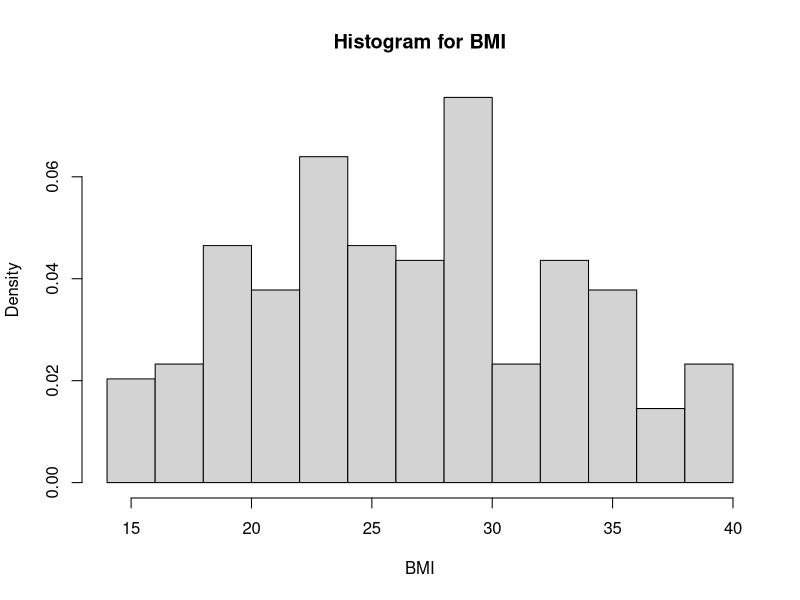
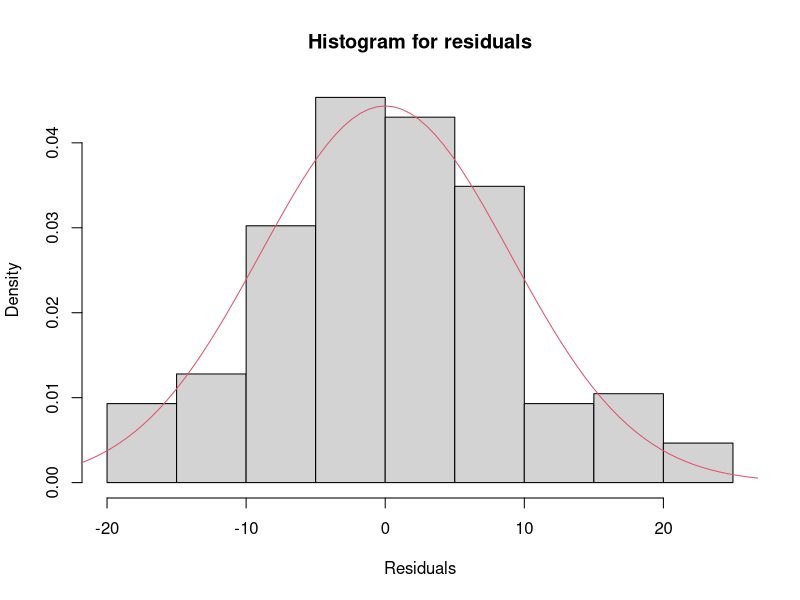
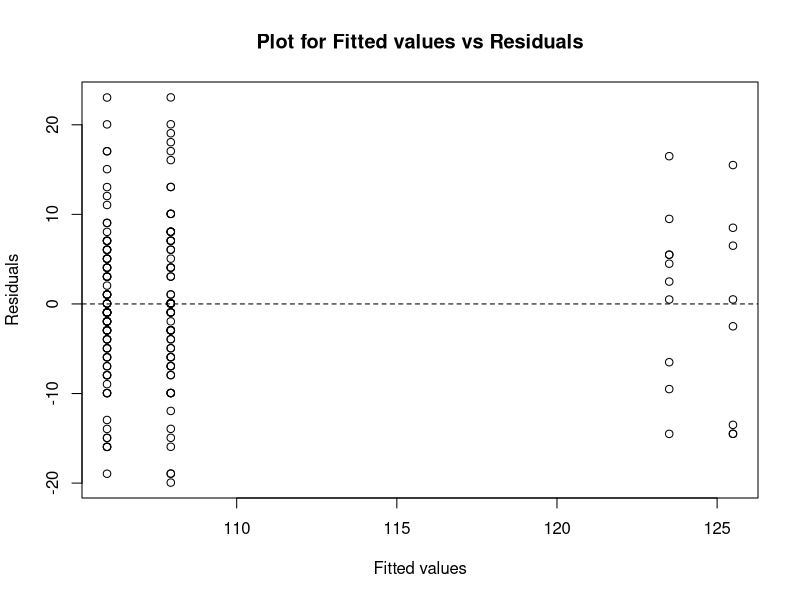

The R source for these figures, in order:
## ---- chunk 1
data <- read.csv("Cwk_data_20382424.csv") # Import data
rectime<-read.csv("Cwk_rectime_20382424.csv") #Import data
## ---- chunk 2
mu<-9 # Calculate mu by subtracting alternative hypothesis from the null hypothesis.
sigma<-24 # 24 hours is the standard deviation for recovery time of Xanadu.
alpha<-0.05 #significance level of 5%.
power<-0.85 #power is given as 85%.
sample_size<-((qnorm(1-alpha)-qnorm(1-power))*sigma/mu)^2 # calculate the sample size 

## ---- chunk 3
n=80 #80 is the given sample size.

t.test(rectime,mu=122, conf.level = 0.99) # t-test to find the 99% confidence interval.

## ---- chunk 4

data$bmi<-(data$weight/(data$height/100)^2) #calculate BMI and store it into a variable
hist(data$bmi,xlab="BMI",main="Histogram for BMI",freq=FALSE) # create histogram for BMI.


# BMI is continuous variable,we convert it the values to discrete by forming groups.
#Map underweight,healthy,overweight,obese as 0,1,2,3 respectively and store it in a new variable. 

data$bmicategory=cut((data$weight/(data$height/100)^2), br=c(0,18.5,25,30,Inf),labels=c(0,1,2,3)) 

test<-table(data$bmicategory,data$hospital) #create contingency table
test #print the table

qchisq(1-0.05,df=9)#calculate chi-square distribution.
chisq.test(test) #performed chisq test
## ---- chunk 5

data$bmicategory=as.numeric(levels(data$bmicategory))[data$bmicategory] #convert 'bmicategory' covariate into numeric.

model=lm(Recovery.time~.,data = data) #create a model
summary(model) #summary statistics of the model

## ---- chunk 6
bestmodel=step(model) #step function for calculating the AIC values

summary(bestmodel)#summary statistics for bestmodel
## ---- chunk 7
age=41
sex=0
weight=67.7
height=155
smoker=0
hospital=4
bmi=weight/(height)^2
test_data=data.frame(age,sex,weight,height,smoker,hospital,bmi)
y_pred=predict(bestmodel,test_data)
y_pred
## ---- chunk 8
#Histogram for residuals to check for normal distribution
hist(bestmodel$residuals,xlab="Residuals",main="Histogram for residuals",freq=FALSE)
curve(dnorm(x,0,sd(bestmodel$residuals)),-30,30,col=2,add=TRUE) 
## ---- chunk 9
#Scatter plot for fitted vales vs Residual
bestmodel$fitted.values
plot(bestmodel$fitted.values,bestmodel$residuals,xlab="Fitted values",ylab="Residuals", main="Plot for Fitted values vs Residuals")
abline(h=0,lty=2)
